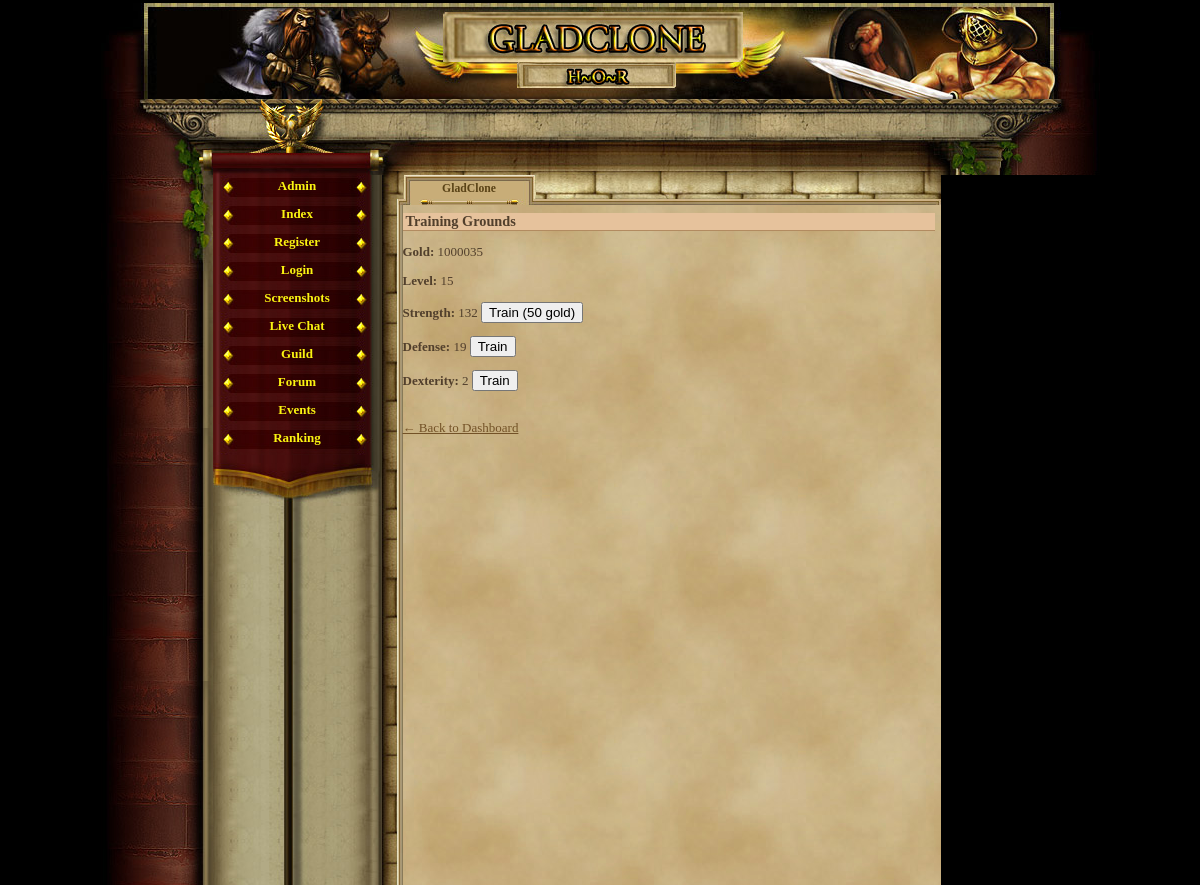
The app's page /training.php (signed in), older data.
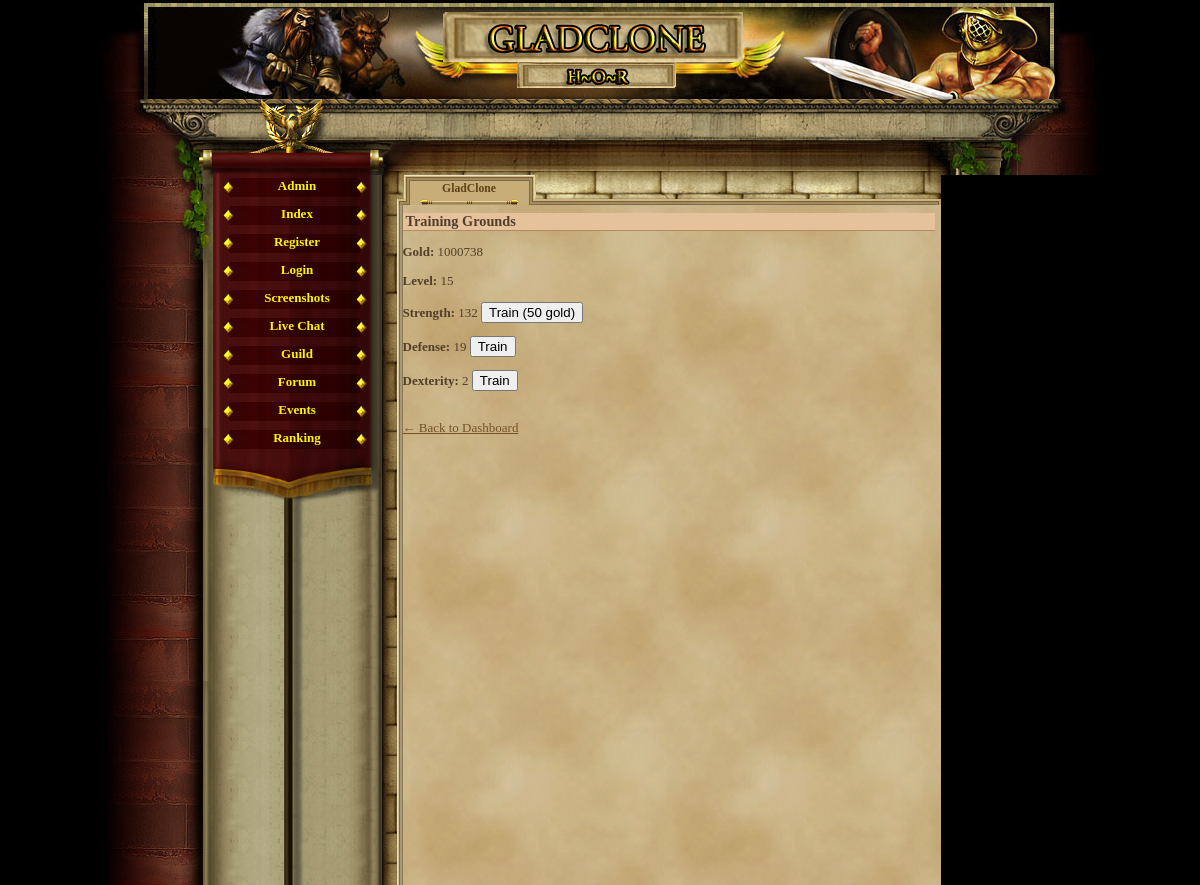
The same page, newer data.
### tables this page shows
CREATE TABLE `gracze` (
  `id` int(11) NOT NULL AUTO_INCREMENT,
  `gracz` int(11) NOT NULL DEFAULT '0',
  `login` varchar(24) NOT NULL,
  `haslo` varchar(40) NOT NULL,
  `email` varchar(40) NOT NULL,
  `plec` tinyint(4) NOT NULL DEFAULT '0',
  `avatar` tinyint(4) NOT NULL DEFAULT '1',
  `pregunta` text NOT NULL,
  `respuesta` text NOT NULL,
  `rank` int(1) NOT NULL DEFAULT '1',
  `nivel` int(1) NOT NULL DEFAULT '1',
  `exp` int(1) NOT NULL DEFAULT '0',
  `exp_max` int(1) NOT NULL DEFAULT '10',
  `honor` int(1) NOT NULL DEFAULT '0',
  `fama` int(1) NOT NULL DEFAULT '0',
  `victorias` int(1) NOT NULL DEFAULT '0',
  `perdidas` int(1) NOT NULL DEFAULT '0',
  `oro_robado` int(1) NOT NULL DEFAULT '0',
  `oro_perdido` int(1) NOT NULL DEFAULT '0',
  `atak` int(5) NOT NULL DEFAULT '0',
  `obrona` int(3) NOT NULL DEFAULT '0',
  `sila` int(1) NOT NULL DEFAULT '5',
  `sila_i` int(1) NOT NULL DEFAULT '0',
  `sila_max` int(1) NOT NULL DEFAULT '10',
  `zrecznosc` int(1) NOT NULL DEFAULT '5',
  `zrecznosc_i` int(1) NOT NULL DEFAULT '0',
  `zrecznosc_max` int(1) NOT NULL DEFAULT '10',
  `wyrzymalosc` int(1) NOT NULL DEFAULT '5',
  `wyrzymalosc_i` int(1) NOT NULL DEFAULT '0',
  `wyrzymalosc_max` int(1) NOT NULL DEFAULT '10',
  `constitucion` int(1) NOT NULL DEFAULT '5',
  `constitucion_i` int(1) NOT NULL DEFAULT '0',
  `constitucion_max` int(1) NOT NULL DEFAULT '10',
  `carisma` int(1) NOT NULL DEFAULT '5',
  `carisma_i` int(1) NOT NULL DEFAULT '0',
  `carisma_max` int(1) NOT NULL DEFAULT '10',
  `inteligencja` int(1) NOT NULL DEFAULT '5',
  `inteligencja_i` int(1) NOT NULL DEFAULT '0',
  `inteligencja_max` int(1) NOT NULL DEFAULT '10',
  `mdchance` int(1) NOT NULL DEFAULT '0',
  `dhchance` int(1) NOT NULL DEFAULT '0',
  `ctchance` int(1) NOT NULL DEFAULT '0',
  `zycie` int(100) NOT NULL DEFAULT '100',
  `zycie_max` int(100) NOT NULL DEFAULT '100',
  `obrazenia_min` int(1) NOT NULL DEFAULT '0',
  `obrazenia_max` int(3) NOT NULL DEFAULT '2',
  `zloto` int(100) NOT NULL DEFAULT '150',
  `zloto_skarbiec` int(11) NOT NULL,
  `punkty` int(11) NOT NULL,
  `pracuje` int(11) NOT NULL,
  `ostatnia_walka_pvp` int(11) NOT NULL,
  `ostatnia_walka_pvc` int(11) NOT NULL,
  `ostatnio_zregenerowano` int(11) NOT NULL,
  `titulo` varchar(24) NOT NULL DEFAULT 'Newbie',
  `arena_level` int(11) NOT NULL,
  `rubies` int(11) NOT NULL DEFAULT '0',
  `centurion_time` int(11) NOT NULL,
  `reportes` int(1) NOT NULL DEFAULT '0',
  `mensajes` int(1) NOT NULL DEFAULT '0',
  `noticias` int(1) NOT NULL DEFAULT '0',
  `bendicion1_type` int(11) NOT NULL,
  `bendicion1_time` int(11) NOT NULL,
  `bendicion2_type` int(11) NOT NULL,
  `bendicion2_time` int(11) NOT NULL,
  `bendicion3_type` int(11) NOT NULL,
  `bendicion3_time` int(11) NOT NULL,
  `bendicion4_type` int(11) NOT NULL,
  `bendicion4_time` int(11) NOT NULL,
  `ostatnia_aktywnosc` int(11) NOT NULL DEFAULT '0',
  `username_locked` tinyint(1) NOT NULL DEFAULT '0',
  `lock_login` tinyint(1) NOT NULL DEFAULT '0',
  `is_admin` tinyint(1) NOT NULL DEFAULT '0',
  `title` varchar(100) DEFAULT NULL,
  `is_banned` tinyint(1) NOT NULL DEFAULT '0',
  PRIMARY KEY (`id`),
  UNIQUE KEY `login` (`login`)
);

### training.php (the view, shortened to what this page needs)
<?php
require_once('var/ustawienia.php');
require_once('gora_strony.php');
require_once('menu_l.php');
$player_id = $_SESSION['id'];
$stmt = $conn->prepare("SELECT sila, obrona, zrecznosc, zloto, nivel FROM gracze WHERE id = ?");
$stmt->bind_param("i", $player_id);
$stmt->execute();
$result = $stmt->get_result();
$player = $result->fetch_assoc();
$training_cost = 50;
?>
<h2>Training Grounds</h2>
<p><strong>Gold:</strong> <?php echo htmlspecialchars($player['zloto']); ?></p>
<p><strong>Level:</strong> <?php echo htmlspecialchars($player['nivel']); ?></p>
<form method="post">
    <p><strong>Strength:</strong> <?php echo htmlspecialchars($player['sila']); ?>
        <button type="submit" name="train" value="sila">Train (<?php echo $training_cost; ?> gold)</button></p>
    <p><strong>Defense:</strong> <?php echo htmlspecialchars($player['obrona']); ?>
        <button type="submit" name="train" value="obrona">Train</button></p>
    <p><strong>Dexterity:</strong> <?php echo htmlspecialchars($player['zrecznosc']); ?>
        <button type="submit" name="train" value="zrecznosc">Train</button></p>
</form>
<br><a href="index.php">← Back to Dashboard</a>

Row changes from the older to the newer data that the page shows:
changed gracze: zloto "1000035" → "1000738"
